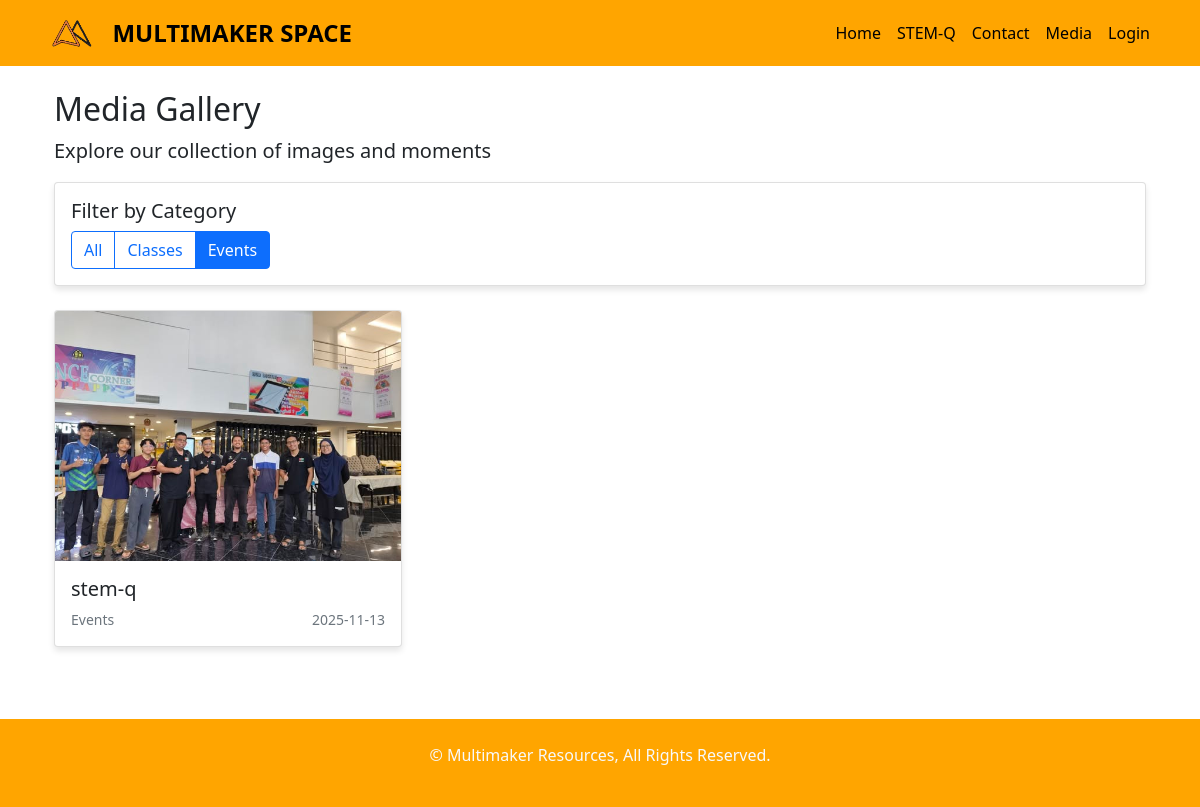
Screenshot of /media?category=events with the database file from the repository.
### tables this page shows
CREATE TABLE media_gallery (
            id INTEGER PRIMARY KEY AUTOINCREMENT,
            filename TEXT NOT NULL,
            title TEXT NOT NULL,
            description TEXT,
            category TEXT NOT NULL,
            uploaded_by INTEGER NOT NULL,
            uploaded_at DATETIME DEFAULT CURRENT_TIMESTAMP,
            is_active BOOLEAN DEFAULT 1,
            FOREIGN KEY (uploaded_by) REFERENCES users (id)
        );

### app.py (the view)
@app.route('/media')
def media_gallery():
    category = request.args.get('category', 'all')
    conn = get_db_connection()
    if category == 'all':
        media = conn.execute('''
            SELECT mg.*, u.username
            FROM media_gallery mg
            JOIN users u ON mg.uploaded_by = u.id
            WHERE mg.is_active = 1
            ORDER BY mg.uploaded_at DESC
        ''').fetchall()
    else:
        media = conn.execute('''
            SELECT mg.*, u.username
            FROM media_gallery mg
            JOIN users u ON mg.uploaded_by = u.id
            WHERE mg.category = ? AND mg.is_active = 1
            ORDER BY mg.uploaded_at DESC
        ''', (category,)).fetchall()
    categories = conn.execute('''
        SELECT DISTINCT category FROM media_gallery WHERE is_active = 1 ORDER BY category
    ''').fetchall()
    conn.close()
    return render_template('media.html',
                         media=media,
                         categories=categories,
                         current_category=category)

### database.py (called while the page is built)
def get_db_connection():
    conn = sqlite3.connect('multimaker.db')
    conn.row_factory = sqlite3.Row
    return conn

### templates/media.html (shortened to what this page needs)
{% extends "base.html" %}
{% block content %}
<div class="container mt-4">
    <div class="row">
        <div class="col-12">
            <h2>Media Gallery</h2>
            <p class="lead">Explore our collection of images and moments</p>
        </div>
    </div>
    <div class="row mb-4">
        <div class="col-12">
            <div class="card">
                <div class="card-body">
                    <h5 class="card-title">Filter by Category</h5>
                    <div class="btn-group" role="group">
                        <a href="{{ url_for('media_gallery') }}?category=all"
                           class="btn {% if current_category == 'all' %}btn-primary{% else %}btn-outline-primary{% endif %}">
                            All
                        </a>
                        {% for cat in categories %}
                        <a href="{{ url_for('media_gallery') }}?category={{ cat.category }}"
                           class="btn {% if current_category == cat.category %}btn-primary{% else %}btn-outline-primary{% endif %}">
                            {{ cat.category|title }}
                        </a>
                        {% endfor %}
                    </div>
                </div>
            </div>
        </div>
    </div>
    <div class="row">
        {% if media %}
            {% for item in media %}
            <div class="col-lg-4 col-md-6 mb-4">
                <div class="card h-100">
                    <img src="{{ url_for('static', filename='media/' + item.filename) }}"
                         class="card-img-top"
                         alt="{{ item.title }}"
                         style="height: 250px; object-fit: cover;">
                    <div class="card-body">
                        <h5 class="card-title">{{ item.title }}</h5>
                        <div class="d-flex justify-content-between align-items-center">
                            <small class="text-muted">{{ item.category|title }}</small>
                            <small class="text-muted">{{ item.uploaded_at[:10] }}</small>
                        </div>
                    </div>
                </div>
            </div>
            {% endfor %}
        {% endif %}
    </div>
</div>
{% endblock %}

### static/css/style.css (style rules this page uses)
.card { box-shadow: 0 4px 6px rgba(0, 0, 0, 0.1); transition: transform 0.2s; }

### rows the page displays
media_gallery: filename (picture), title "stem-q", category "Events", uploaded_at "2025-11-13"

### other values shown
{{ cat.category|title }} "Classes" "Events"
